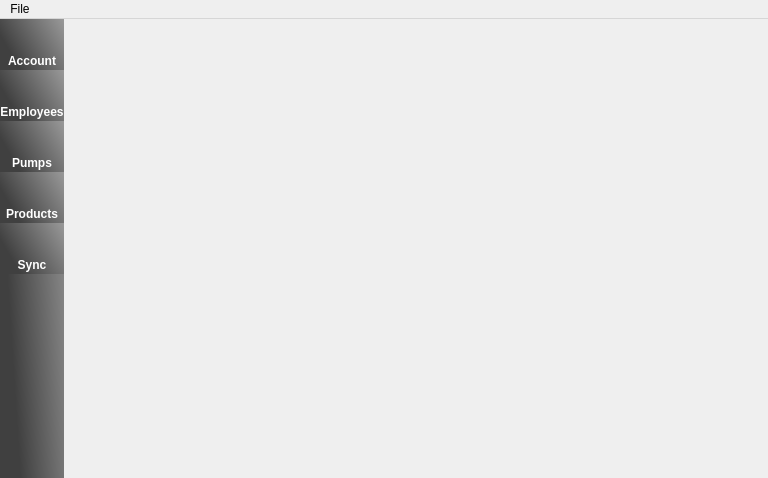
<?xml version="1.0" encoding="UTF-8"?>
<ui version="4.0">
 <class>MainWindow</class>
 <widget class="QMainWindow" name="MainWindow">
  <property name="geometry">
   <rect>
    <x>0</x>
    <y>0</y>
    <width>768</width>
    <height>478</height>
   </rect>
  </property>
  <property name="windowTitle">
   <string>MainWindow</string>
  </property>
  <widget class="QWidget" name="centralwidget">
   <layout class="QHBoxLayout" name="centralWidgetHLayout">
    <property name="spacing">
     <number>0</number>
    </property>
    <property name="margin">
     <number>0</number>
    </property>
    <item>
     <widget class="QFrame" name="PanelFrame">
      <property name="sizePolicy">
       <sizepolicy hsizetype="Fixed" vsizetype="Preferred">
        <horstretch>0</horstretch>
        <verstretch>0</verstretch>
       </sizepolicy>
      </property>
      <property name="styleSheet">
       <string notr="true">background-color: qlineargradient(spread:pad, x1:0.0590909, y1:0.438, x2:1, y2:0, stop:0 rgba(64, 64, 64, 255), stop:1 rgba(153, 153, 153, 255));</string>
      </property>
      <property name="frameShape">
       <enum>QFrame::NoFrame</enum>
      </property>
      <property name="frameShadow">
       <enum>QFrame::Raised</enum>
      </property>
      <layout class="QVBoxLayout" name="PanelFrameVLayout">
       <property name="spacing">
        <number>0</number>
       </property>
       <property name="margin">
        <number>0</number>
       </property>
       <item>
        <widget class="QPushButton" name="AccountButton">
         <property name="enabled">
          <bool>false</bool>
         </property>
         <property name="minimumSize">
          <size>
           <width>64</width>
           <height>51</height>
          </size>
         </property>
         <property name="maximumSize">
          <size>
           <width>64</width>
           <height>51</height>
          </size>
         </property>
         <property name="font">
          <font>
           <family>Arial</family>
           <pointsize>9</pointsize>
           <weight>75</weight>
           <bold>true</bold>
          </font>
         </property>
         <property name="styleSheet">
          <string notr="true">border: 0px;
background: url(:/media/others/pump_proj/icon.ong) top center no-repeat;
padding-top: 32px;
color: rgb(255, 255, 255);</string>
         </property>
         <property name="text">
          <string>Account</string>
         </property>
        </widget>
       </item>
       <item>
        <widget class="QPushButton" name="EmployeeButton">
         <property name="enabled">
          <bool>true</bool>
         </property>
         <property name="minimumSize">
          <size>
           <width>64</width>
           <height>51</height>
          </size>
         </property>
         <property name="maximumSize">
          <size>
           <width>64</width>
           <height>51</height>
          </size>
         </property>
         <property name="font">
          <font>
           <family>Arial</family>
           <pointsize>9</pointsize>
           <weight>75</weight>
           <bold>true</bold>
          </font>
         </property>
         <property name="accessibleName">
          <string/>
         </property>
         <property name="styleSheet">
          <string notr="true">border: 0px;
background: url(:/media/others/pump_proj/icon.ong) top center no-repeat;
padding-top: 32px;
color: rgb(255, 255, 255);</string>
         </property>
         <property name="text">
          <string>Employees</string>
         </property>
        </widget>
       </item>
       <item>
        <widget class="QPushButton" name="PumpButton">
         <property name="minimumSize">
          <size>
           <width>64</width>
           <height>51</height>
          </size>
         </property>
         <property name="maximumSize">
          <size>
           <width>64</width>
           <height>51</height>
          </size>
         </property>
         <property name="font">
          <font>
           <family>Arial</family>
           <pointsize>9</pointsize>
           <weight>75</weight>
           <bold>true</bold>
          </font>
         </property>
         <property name="styleSheet">
          <string notr="true">border: 0px;
background: url(:/media/others/pump_proj/icon.ong) top center no-repeat;
padding-top: 32px;
color: rgb(255, 255, 255);</string>
         </property>
         <property name="text">
          <string>Pumps</string>
         </property>
        </widget>
       </item>
       <item>
        <widget class="QPushButton" name="ProductButton">
         <property name="minimumSize">
          <size>
           <width>64</width>
           <height>51</height>
          </size>
         </property>
         <property name="maximumSize">
          <size>
           <width>64</width>
           <height>51</height>
          </size>
         </property>
         <property name="font">
          <font>
           <family>Arial</family>
           <pointsize>9</pointsize>
           <weight>75</weight>
           <bold>true</bold>
          </font>
         </property>
         <property name="styleSheet">
          <string notr="true">border: 0px;
background: url(:/media/others/pump_proj/icon.ong) top center no-repeat;
padding-top: 32px;
color: rgb(255, 255, 255);</string>
         </property>
         <property name="text">
          <string>Products</string>
         </property>
        </widget>
       </item>
       <item>
        <widget class="QPushButton" name="SyncButton">
         <property name="minimumSize">
          <size>
           <width>64</width>
           <height>51</height>
          </size>
         </property>
         <property name="maximumSize">
          <size>
           <width>64</width>
           <height>51</height>
          </size>
         </property>
         <property name="font">
          <font>
           <family>Arial</family>
           <pointsize>9</pointsize>
           <weight>75</weight>
           <bold>true</bold>
          </font>
         </property>
         <property name="styleSheet">
          <string notr="true">border: 0px;
background: url(:/media/others/pump_proj/icon.ong) top center no-repeat;
padding-top: 32px;
color: rgb(255, 255, 255);</string>
         </property>
         <property name="text">
          <string>Sync</string>
         </property>
        </widget>
       </item>
       <item>
        <spacer name="verticalSpacer">
         <property name="orientation">
          <enum>Qt::Vertical</enum>
         </property>
         <property name="sizeHint" stdset="0">
          <size>
           <width>20</width>
           <height>206</height>
          </size>
         </property>
        </spacer>
       </item>
      </layout>
     </widget>
    </item>
    <item>
     <widget class="QFrame" name="MainFrame">
      <property name="frameShape">
       <enum>QFrame::NoFrame</enum>
      </property>
      <property name="frameShadow">
       <enum>QFrame::Raised</enum>
      </property>
      <layout class="QVBoxLayout" name="MainFrameVLayout">
       <property name="spacing">
        <number>0</number>
       </property>
       <property name="margin">
        <number>0</number>
       </property>
      </layout>
     </widget>
    </item>
   </layout>
  </widget>
  <widget class="QMenuBar" name="menubar">
   <property name="geometry">
    <rect>
     <x>0</x>
     <y>0</y>
     <width>768</width>
     <height>25</height>
    </rect>
   </property>
   <widget class="QMenu" name="menuFile">
    <property name="title">
     <string>File</string>
    </property>
    <addaction name="actionOpen"/>
   </widget>
   <addaction name="menuFile"/>
  </widget>
  <action name="actionOpen">
   <property name="text">
    <string>Open</string>
   </property>
  </action>
 </widget>
 <resources/>
 <connections/>
</ui>
